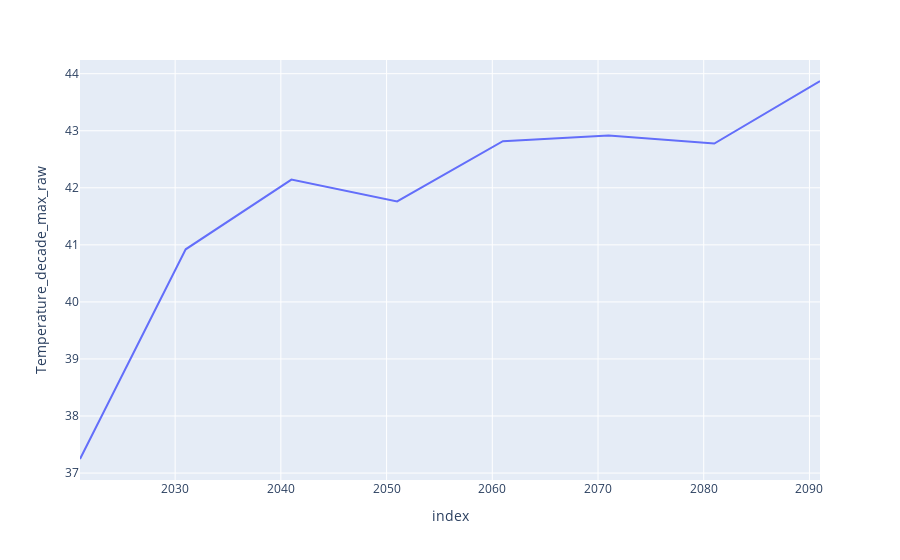

Notebook cell for this chart:
### Code cell
fig = px.line(model_list[0].df_decade, y='Temperature_decade_max_raw')
fig.show()

### Figure 1 — Plotly figure (JSON) as saved in the notebook; plotly's stock layout.template omitted (floating-point values rounded to 4 significant figures)
{"data": [{"hovertemplate": "index=%{x}<br>Temperature_decade_max_raw=%{y}<extra></extra>", "legendgroup": "", "line": {"color": "#636efa", "dash": "solid"}, "marker": {"symbol": "circle"}, "mode": "lines", "name": "", "orientation": "v", "showlegend": false, "type": "scatter", "x": ["2020-12-31T12:00:00", "2030-12-31T12:00:00", "2040-12-31T12:00:00", "2050-12-31T12:00:00", "2060-12-31T12:00:00", "2070-12-31T12:00:00", "2080-12-31T12:00:00", "2090-12-31T12:00:00"], "xaxis": "x", "y": [37.25, 40.92, 42.14, 41.76, 42.82, 42.92, 42.78, 43.87], "yaxis": "y"}], "layout": {"legend": {"tracegroupgap": 0}, "margin": {"t": 60}, "xaxis": {"anchor": "y", "domain": [0, 1], "title": {"text": "index"}}, "yaxis": {"anchor": "x", "domain": [0, 1], "title": {"text": "Temperature_decade_max_raw"}}}}
